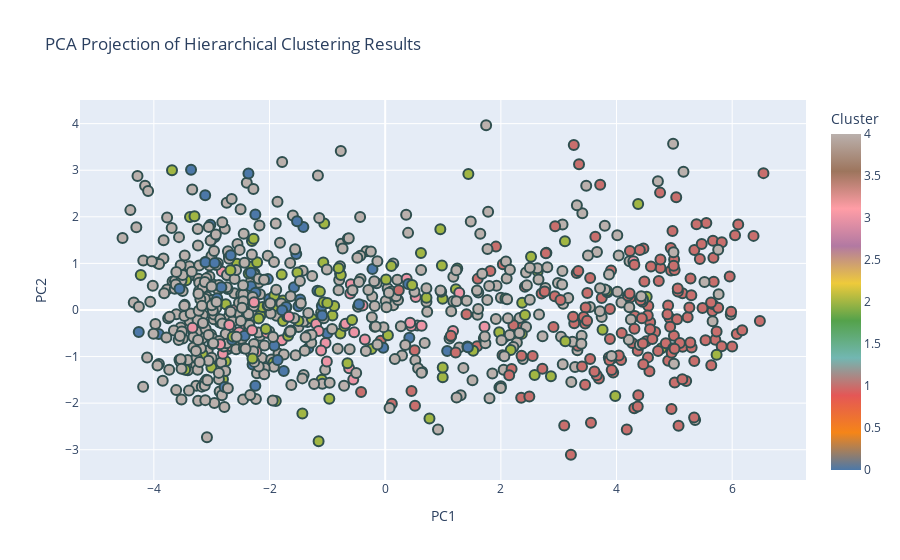

This figure's notebook cell:
### Code cell
# Aplicar PCA
pca = PCA(n_components=2)
X_pca = pca.fit_transform(X_4_scaled)

# Preparar el DataFrame para la visualización
df_pca = pd.DataFrame(X_pca, columns=['PC1', 'PC2'])
df_pca['Cluster'] = Data_Players_GK_4['Cluster - GMM']
df_pca['Player'] = Data_Players_GK_4['Player']
df_pca['Season_End_Year'] = Data_Players_GK_4['Season_End_Year']
df_pca['Squad'] = Data_Players_GK_4['Squad']

# Crear el gráfico interactivo utilizando la misma paleta de colores
fig = px.scatter(df_pca, x='PC1', y='PC2', color='Cluster', hover_data=['Player', 'Season_End_Year', 'Squad'],
                 title='PCA Projection of Hierarchical Clustering Results', color_continuous_scale=px.colors.qualitative.T10)
fig.update_traces(marker=dict(size=10, line=dict(width=2, color='DarkSlateGrey')))
fig.show()

### Figure 1 — Plotly figure (JSON) as saved in the notebook; plotly's stock layout.template omitted (floating-point values rounded to 4 significant figures; data arrays with more than 128 entries replaced by an {"elided": "..."} marker saying what was removed)
{"data": [{"customdata": {"elided": "840x3 mixed values"}, "hovertemplate": "PC1=%{x}<br>PC2=%{y}<br>Player=%{customdata[0]}<br>Season_End_Year=%{customdata[1]}<br>Squad=%{customdata[2]}<br>Cluster=%{marker.color}<extra></extra>", "legendgroup": "", "marker": {"color": {"elided": "840 int values"}, "coloraxis": "coloraxis", "line": {"color": "DarkSlateGrey", "width": 2}, "size": 10, "symbol": "circle"}, "mode": "markers", "name": "", "orientation": "v", "showlegend": false, "type": "scatter", "x": {"elided": "840 float values"}, "xaxis": "x", "y": {"elided": "840 float values"}, "yaxis": "y"}], "layout": {"coloraxis": {"colorbar": {"title": {"text": "Cluster"}}, "colorscale": [[0, "#4C78A8"], [0.1111, "#F58518"], [0.2222, "#E45756"], [0.3333, "#72B7B2"], [0.4444, "#54A24B"], [0.5556, "#EECA3B"], [0.6667, "#B279A2"], [0.7778, "#FF9DA6"], [0.8889, "#9D755D"], [1, "#BAB0AC"]]}, "legend": {"tracegroupgap": 0}, "title": {"text": "PCA Projection of Hierarchical Clustering Results"}, "xaxis": {"anchor": "y", "domain": [0, 1], "title": {"text": "PC1"}}, "yaxis": {"anchor": "x", "domain": [0, 1], "title": {"text": "PC2"}}}}
